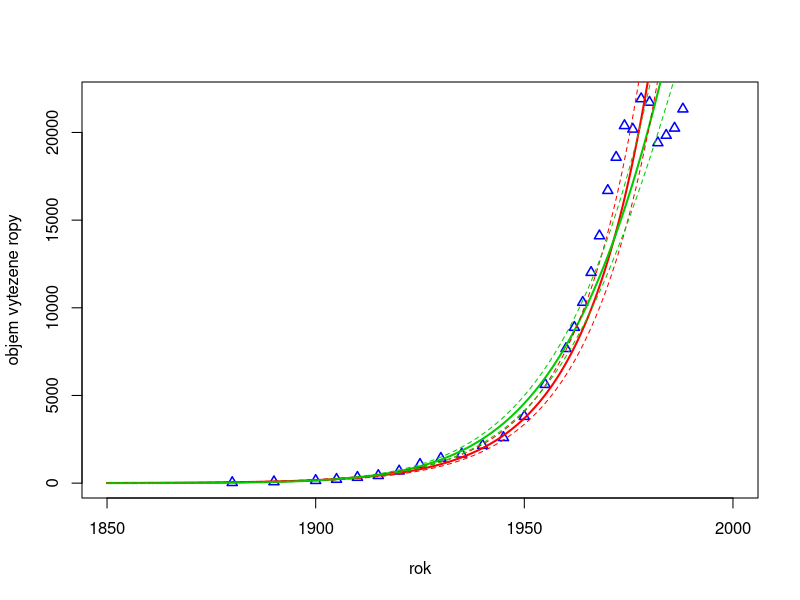
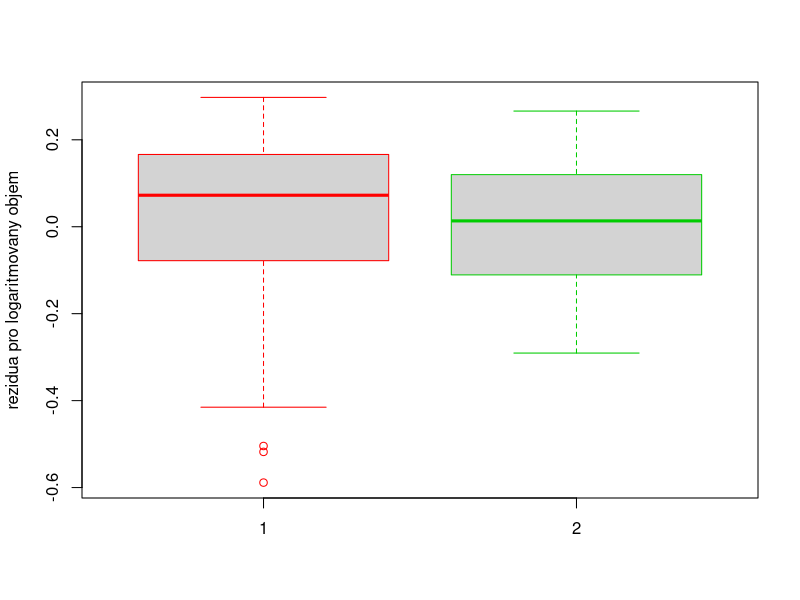
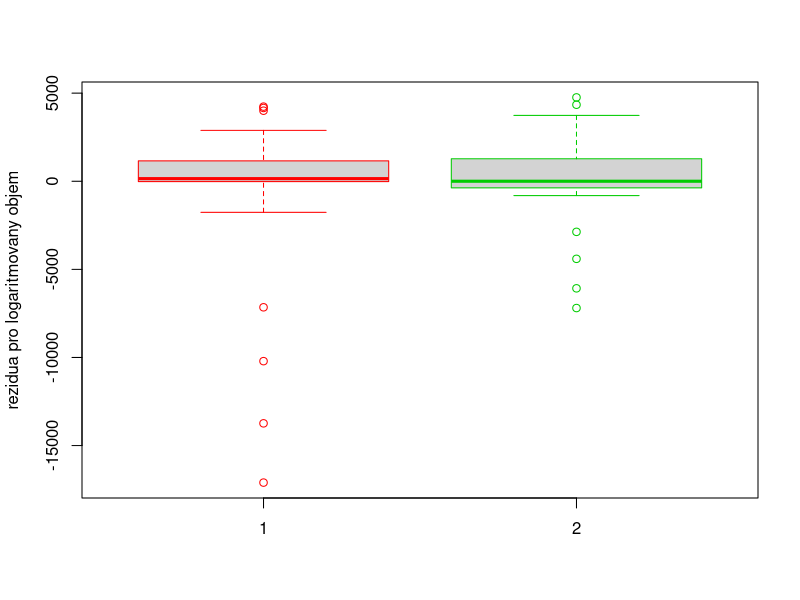
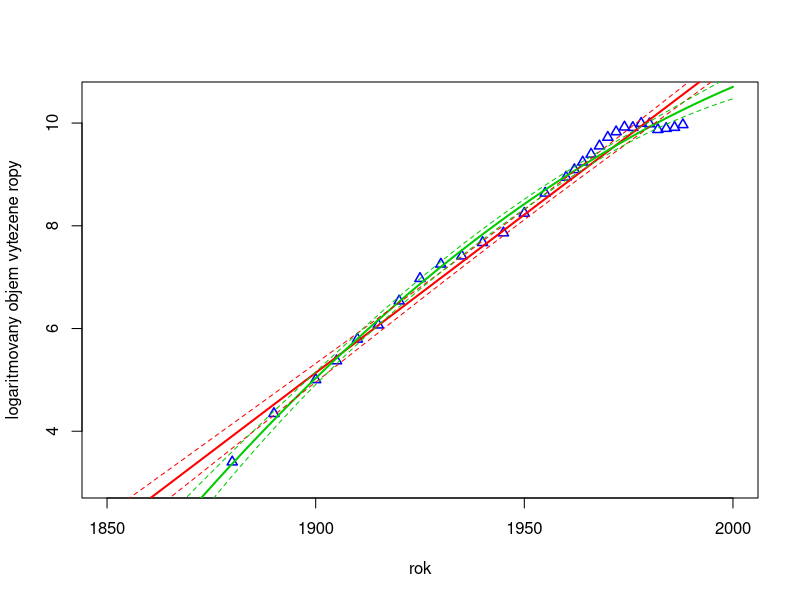

Source code (R) for these figures, in order:
# =============================================================================================================================
# Priklad 7

tabulka <- read.csv (file = "cv11-07.csv", header = TRUE, sep = ",", dec = ".")
tabulka$ropa <- log (tabulka$MBBl)
summary (tabulka)


# grafika

plot (c (1850, 2000), c (30, 22000), type = "n", xlab = "rok", ylab = "objem vytezene ropy")

points (tabulka$Year, tabulka$MBBl, col = "blue", pch = 24, lwd = 1.5, cex = 1.0)

# primka

model1 <- lm (ropa ~ Year, data = tabulka) 
model1
prehled1 <- summary (model1)
prehled1

# parabola

model2 <- lm (ropa ~ Year + I(Year^2), data = tabulka) 
model2
prehled2 <- summary (model2)
prehled2

# pruchystame si sit na x-ove ose
x <- seq (1850, 2000, by = 0.1)
# pomoci funkce "predict" nechame dopocitat odpovidajici Y-ove hodnoty na regresni funkci
Y1 <- predict (model1, data.frame (Year = x))
Y2 <- predict (model2, data.frame (Year = x))

lines (x, exp (Y1), col = "red", lwd = 2)
lines (x, exp (Y2), col = "#00cc00", lwd = 2)

# 95% intervaly spolehlivosti pro koeficienty modelu
confint (model1, level = 0.95)
# porovnejte je s testy vyznamnosti jednotlivych parametru
prehled1

confint (model2, level = 0.95)
prehled2

# muzeme prikreslit 95% pasy spolehlivosti pro stredni hodnotu, tj. kolem regresni funkce
CI1 <- predict (model1, data.frame (Year = x), interval = "confidence", level = 0.95)
CI2 <- predict (model2, data.frame (Year = x), interval = "confidence", level = 0.95)
lines (x, exp(CI1[,2]), col = "red", lty = 2)
lines (x, exp(CI1[,3]), col = "red", lty = 2)
lines (x, exp(CI2[,2]), col = "#00cc00", lty = 2)
lines (x, exp(CI2[,3]), col = "#00cc00", lty = 2)
dev.copy2pdf (file = "obrazek.pdf", width = 5, height = 4)

# boxploty rezidui

boxplot (model1$residuals, model2$residuals, ylab = "rezidua pro logaritmovany objem", names = c(1,2), border = c ("red", "#00cc00"))
dev.copy2pdf (file = "obrazekr.pdf", width = 3.5, height = 4)

# nelogaritmovana rezidua
r1 <- tabulka$MBBl - exp(model1$fitted.values)
r2 <- tabulka$MBBl - exp(model2$fitted.values)
boxplot (r1, r2, ylab = "rezidua pro logaritmovany objem", names = c(1,2), border = c ("red", "#00cc00"))
dev.copy2pdf (file = "obrazekr2.pdf", width = 3.5, height = 4)

# porovnani modelu

sum (model1$residuals^2) / model1$df.residual
prehled1$r.squared
prehled1$adj.r.squared

sum (model2$residuals^2) / model2$df.residual
prehled2$r.squared
prehled2$adj.r.squared

anova (model1, model2) 

# z pohledu logaritmovaneho objemu volime model s regresni parabolou
# ANOVA zde hypotezu o rovnosti strednich hodnot obou modelu zamita, nebot p-hodnota testu < 0.05



# jeste doplnime graf pro logaritmovane hodnoty objemu vytezene ropy

plot (c (1850, 2000), c (3, 10.5), type = "n", xlab = "rok", ylab = "logaritmovany objem vytezene ropy")
points (tabulka$Year, tabulka$ropa, col = "blue", pch = 24, lwd = 1.5, cex = 1.0)
lines (x, Y1, col = "red", lwd = 2)
lines (x, Y2, col = "#00cc00", lwd = 2)
lines (x, CI1[,2], col = "red", lty = 2)
lines (x, CI1[,3], col = "red", lty = 2)
lines (x, CI2[,2], col = "#00cc00", lty = 2)
lines (x, CI2[,3], col = "#00cc00", lty = 2)
dev.copy2pdf (file = "obrazek2.pdf", width = 5, height = 4)
